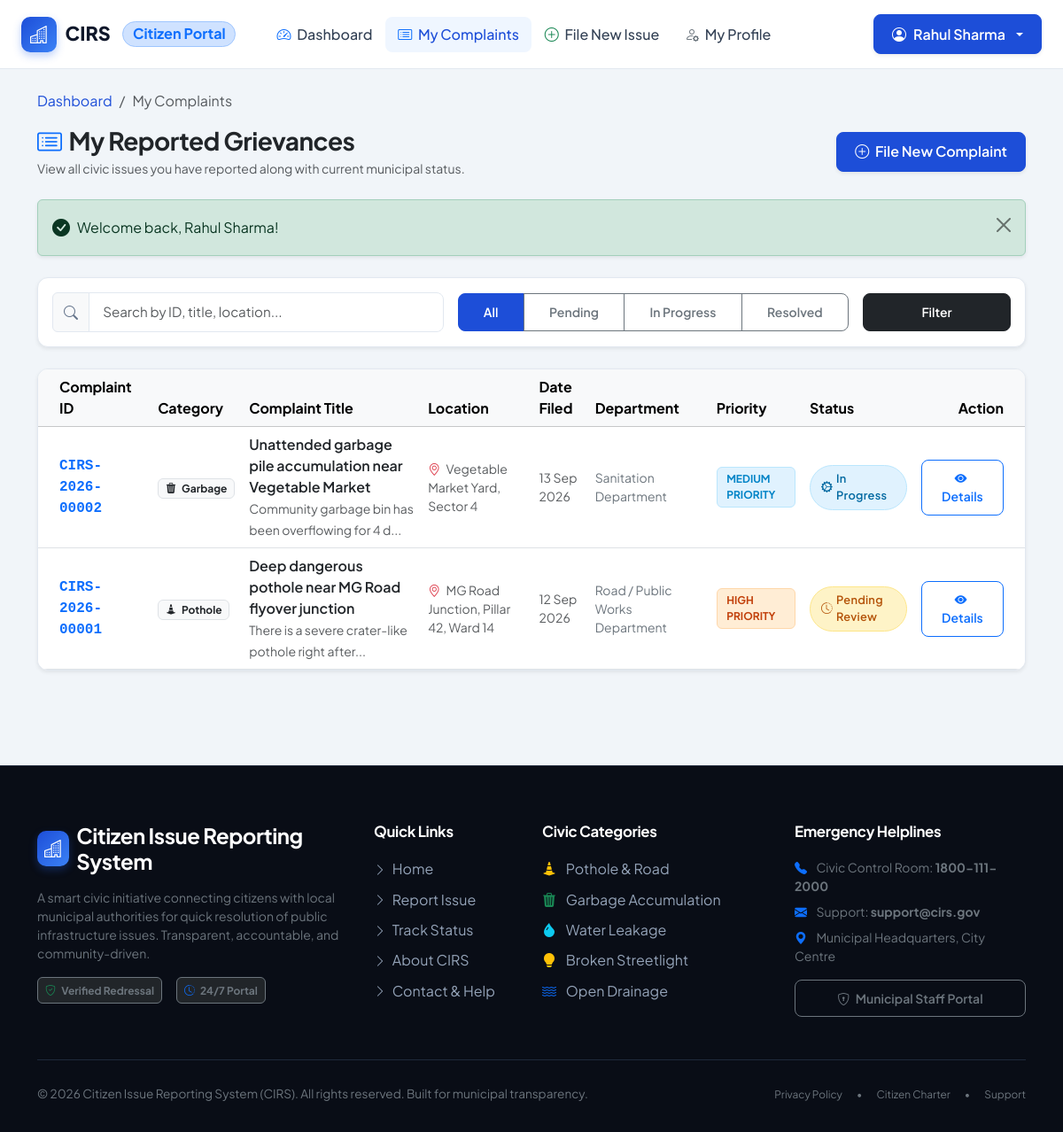
The page /citizen/complaints.php (signed in) on the database its author committed.
### tables this page shows
CREATE TABLE IF NOT EXISTS `complaints` (
  `id` INT AUTO_INCREMENT PRIMARY KEY,
  `complaint_id` VARCHAR(30) NOT NULL UNIQUE,
  `user_id` INT NOT NULL,
  `department_id` INT DEFAULT NULL,
  `category` ENUM('Pothole', 'Garbage', 'Water Leakage', 'Streetlight', 'Drainage', 'Illegal Dumping', 'Other') NOT NULL,
  `title` VARCHAR(200) NOT NULL,
  `description` TEXT NOT NULL,
  `location` VARCHAR(255) NOT NULL,
  `latitude` DECIMAL(10, 8) DEFAULT NULL,
  `longitude` DECIMAL(11, 8) DEFAULT NULL,
  `image` VARCHAR(255) DEFAULT NULL,
  `priority` ENUM('Low', 'Medium', 'High', 'Emergency') DEFAULT 'Medium',
  `status` ENUM('PENDING', 'IN PROGRESS', 'RESOLVED') DEFAULT 'PENDING',
  `is_verified` TINYINT(1) DEFAULT 0,
  `verified_at` TIMESTAMP NULL DEFAULT NULL,
  `assigned_at` TIMESTAMP NULL DEFAULT NULL,
  `resolved_at` TIMESTAMP NULL DEFAULT NULL,
  `created_at` TIMESTAMP DEFAULT CURRENT_TIMESTAMP,
  `updated_at` TIMESTAMP DEFAULT CURRENT_TIMESTAMP ON UPDATE CURRENT_TIMESTAMP,
  CONSTRAINT `fk_complaint_user` FOREIGN KEY (`user_id`) REFERENCES `users` (`id`) ON DELETE CASCADE,
  CONSTRAINT `fk_complaint_dept` FOREIGN KEY (`department_id`) REFERENCES `departments` (`id`) ON DELETE SET NULL
);

CREATE TABLE IF NOT EXISTS `departments` (
  `id` INT AUTO_INCREMENT PRIMARY KEY,
  `department_name` VARCHAR(100) NOT NULL,
  `category_keyword` VARCHAR(50) NOT NULL,
  `description` TEXT,
  `contact_email` VARCHAR(100),
  `phone` VARCHAR(20),
  `created_at` TIMESTAMP DEFAULT CURRENT_TIMESTAMP
);

### config/config.php (called while the page is built, shortened)
<?php
$CATEGORIES = [
    'Pothole' => [
        'icon' => 'bi-cone-striped',
        'color' => '#f59e0b',
        'dept_default' => 1,
        'desc' => 'Damaged road surface, craters, asphalt cracks, and uneven pavements.'
    ],
    'Garbage' => [
        'icon' => 'bi-trash3-fill',
        'color' => '#10b981',
        'dept_default' => 2,
        'desc' => 'Overflowing waste bins, unattended community trash, and foul odor.'
    ],
    'Water Leakage' => [
        'icon' => 'bi-droplet-fill',
        'color' => '#0284c7',
        'dept_default' => 3,
        'desc' => 'Broken supply mains, open hydrants, pipe bursts, and water wastage.'
    ],
    'Streetlight' => [
        'icon' => 'bi-lightbulb-fill',
        'color' => '#eab308',
        'dept_default' => 4,
        'desc' => 'Non-functioning street lamps, flickering lights, and dark stretches.'
    ],
    'Drainage' => [
        'icon' => 'bi-water',
        'color' => '#6366f1',
        'dept_default' => 5,
        'desc' => 'Clogged storm drains, missing manhole covers, and sewage overflow.'
    ],
    'Illegal Dumping' => [
        'icon' => 'bi-exclamation-triangle-fill',
        'color' => '#ef4444',
        'dept_default' => 2,
        'desc' => 'Unauthorized dumping of commercial or construction debris in public areas.'
    ],
    'Other' => [
        'icon' => 'bi-grid-fill',
        'color' => '#8b5cf6',
        'dept_default' => 6,
        'desc' => 'General civic infrastructure issues, encroachments, or public hazards.'
    ]
];
$STATUS_CONFIG = [
    'PENDING' => [
        'label' => 'Pending Review',
        'badge' => 'badge-pending',
        'color' => '#f59e0b',
        'icon' => 'bi-clock-history'
    ],
    'IN PROGRESS' => [
        'label' => 'In Progress',
        'badge' => 'badge-in-progress',
        'color' => '#0284c7',
        'icon' => 'bi-gear-wide-connected'
    ],
    'RESOLVED' => [
        'label' => 'Resolved',
        'badge' => 'badge-resolved',
        'color' => '#10b981',
        'icon' => 'bi-check-circle-fill'
    ]
];
$PRIORITY_CONFIG = [
    'Low' => [
        'label' => 'Low Priority',
        'badge' => 'badge-priority-low',
        'color' => '#64748b'
    ],
    'Medium' => [
        'label' => 'Medium Priority',
        'badge' => 'badge-priority-medium',
        'color' => '#0284c7'
    ],
    'High' => [
        'label' => 'High Priority',
        'badge' => 'badge-priority-high',
        'color' => '#ea580c'
    ],
    'Emergency' => [
        'label' => 'Emergency',
        'badge' => 'badge-priority-emergency',
        'color' => '#dc2626'
    ]
];

### citizen/complaints.php (the view, shortened to what this page needs)
<?php
require_once __DIR__ . '/../config/database.php';
require_once __DIR__ . '/../includes/functions.php';
$user = getCurrentUser($pdo);
$status_filter = $_GET['status'] ?? 'ALL';
$search_query = trim($_GET['search'] ?? '');
$sql = "SELECT c.*, d.department_name
        FROM complaints c
        LEFT JOIN departments d ON c.department_id = d.id
        WHERE c.user_id = :user_id";
$params = [':user_id' => $user['id']];
$sql .= " ORDER BY c.created_at DESC";
try {
    $stmt = $pdo->prepare($sql);
    $stmt->execute($params);
    $complaints = $stmt->fetchAll();
} catch (Exception $e) {
    $complaints = [];
}
require_once __DIR__ . '/../includes/header.php';
require_once __DIR__ . '/../includes/navbar.php';
?>
<main class="py-4">
    <div class="container">
        <nav aria-label="breadcrumb" class="mb-3">
            <ol class="breadcrumb small">
                <li class="breadcrumb-item"><a href="<?= BASE_URL ?>/citizen/dashboard.php">Dashboard</a></li>
                <li class="breadcrumb-item active" aria-current="page">My Complaints</li>
            </ol>
        </nav>
        <div class="d-flex flex-column flex-md-row justify-content-between align-items-md-center gap-3 mb-4">
            <div>
                <h3 class="fw-bold mb-1 text-dark"><i class="bi bi-card-list text-primary me-2"></i>My Reported Grievances</h3>
                <p class="text-muted small mb-0">View all civic issues you have reported along with current municipal status.</p>
            </div>
            <a href="<?= BASE_URL ?>/citizen/file_complaint.php" class="btn btn-primary shadow-sm">
                <i class="bi bi-plus-circle me-1"></i> File New Complaint
            </a>
        </div>
        <?php renderFlash(); ?>
        <div class="cirs-card p-3 mb-4 bg-white shadow-sm">
            <form action="<?= BASE_URL ?>/citizen/complaints.php" method="GET" class="row g-3 align-items-center">
                <div class="col-md-5">
                    <div class="input-group">
                        <span class="input-group-text bg-light"><i class="bi bi-search"></i></span>
                        <input type="text" name="search" class="form-control" placeholder="Search by ID, title, location..." value="<?= sanitize($search_query) ?>">
                    </div>
                </div>
                <div class="col-md-5">
                    <div class="btn-group w-100" role="group">
                        <a href="<?= BASE_URL ?>/citizen/complaints.php?status=ALL" class="btn btn-sm <?= ($status_filter === 'ALL' || empty($status_filter)) ? 'btn-primary' : 'btn-outline-secondary' ?>">
                            All
                        </a>
                        <a href="<?= BASE_URL ?>/citizen/complaints.php?status=PENDING" class="btn btn-sm <?= ($status_filter === 'PENDING') ? 'btn-warning text-dark' : 'btn-outline-secondary' ?>">
                            Pending
                        </a>
                        <a href="<?= BASE_URL ?>/citizen/complaints.php?status=IN PROGRESS" class="btn btn-sm <?= ($status_filter === 'IN PROGRESS') ? 'btn-info text-white' : 'btn-outline-secondary' ?>">
                            In Progress
                        </a>
                        <a href="<?= BASE_URL ?>/citizen/complaints.php?status=RESOLVED" class="btn btn-sm <?= ($status_filter === 'RESOLVED') ? 'btn-success' : 'btn-outline-secondary' ?>">
                            Resolved
                        </a>
                    </div>
                </div>
                <div class="col-md-2">
                    <button type="submit" class="btn btn-dark btn-sm w-100">
                        Filter
                    </button>
                </div>
            </form>
        </div>
        <div class="cirs-card shadow-sm bg-white">
            <div class="cirs-card-body p-0">
                <?php if (empty($complaints)): ?>
                    <div class="text-center py-5">
                        <i class="bi bi-inbox text-muted fs-1 d-block mb-3"></i>
                        <h6 class="fw-bold text-dark">No complaints found matching your criteria</h6>
                        <p class="text-muted small mb-3">Try clearing filters or search parameters.</p>
                        <a href="<?= BASE_URL ?>/citizen/complaints.php" class="btn btn-outline-secondary btn-sm me-2">Clear Filters</a>
                        <a href="<?= BASE_URL ?>/citizen/file_complaint.php" class="btn btn-primary btn-sm">Report New Issue</a>
                    </div>
                <?php else: ?>
                    <div class="table-responsive">
                        <table class="table table-hover align-middle mb-0">
                            <thead class="table-light">
                                <tr>
                                    <th class="ps-4">Complaint ID</th>
                                    <th>Category</th>
                                    <th>Complaint Title</th>
                                    <th>Location</th>
                                    <th>Date Filed</th>
                                    <th>Department</th>
                                    <th>Priority</th>
                                    <th>Status</th>
                                    <th class="text-end pe-4">Action</th>
                                </tr>
                            </thead>
                            <tbody>
                                <?php foreach ($complaints as $c): ?>
                                    <tr>
                                        <td class="ps-4 font-monospace fw-bold text-primary">
                                            <?= sanitize($c['complaint_id']) ?>
                                        </td>
                                        <td>
                                            <span class="badge bg-light text-dark border">
                                                <i class="bi <?= $CATEGORIES[$c['category']]['icon'] ?? 'bi-tag' ?> me-1"></i>
                                                <?= sanitize($c['category']) ?>
                                            </span>
                                        </td>
                                        <td>
                                            <div class="fw-semibold text-dark"><?= sanitize($c['title']) ?></div>
                                            <small class="text-muted"><?= sanitize(substr($c['description'], 0, 50)) ?>...</small>
                                        </td>
                                        <td class="small text-muted">
                                            <i class="bi bi-geo-alt text-danger me-1"></i> <?= sanitize($c['location']) ?>
                                        </td>
                                        <td class="small text-muted">
                                            <?= formatDate($c['created_at'], 'd M Y') ?>
                                        </td>
                                        <td class="small text-secondary">
                                            <?= sanitize($c['department_name'] ?? 'Pending Assignment') ?>
                                        </td>
                                        <td>
                                            <?= getPriorityBadge($c['priority']) ?>
                                        </td>
                                        <td>
                                            <?= getStatusBadge($c['status']) ?>
                                        </td>
                                        <td class="text-end pe-4">
                                            <a href="<?= BASE_URL ?>/citizen/complaint_details.php?id=<?= $c['id'] ?>" class="btn btn-outline-primary btn-sm">
                                                <i class="bi bi-eye-fill me-1"></i> Details
                                            </a>
                                        </td>
                                    </tr>
                                <?php endforeach; ?>
                            </tbody>
                        </table>
                    </div>
                <?php endif; ?>
            </div>
        </div>
    </div>
</main>
<?php require_once __DIR__ . '/../includes/footer.php'; ?>

### includes/functions.php (shortened to what this page needs)
<?php
require_once __DIR__ . '/../config/config.php';
function sanitize($data) {
    return htmlspecialchars(trim((string)$data), ENT_QUOTES, 'UTF-8');
}
function getFlash() {
    if (isset($_SESSION['flash'])) {
        $flash = $_SESSION['flash'];
        return $flash;
    }
    return null;
}
function renderFlash() {
    $flash = getFlash();
    if ($flash) {
        $type = $flash['type'];
        $icon = 'bi-info-circle-fill';
        if ($type === 'success') $icon = 'bi-check-circle-fill';
        echo '<div class="alert alert-' . sanitize($type) . ' alert-dismissible fade show d-flex align-items-center mb-4 shadow-sm" role="alert">
            <i class="bi ' . $icon . ' fs-5 me-2"></i>
            <div>' . sanitize($flash['message']) . '</div>
            <button type="button" class="btn-close ms-auto" data-bs-dismiss="alert" aria-label="Close"></button>
        </div>';
    }
}
function getStatusBadge($status) {
    global $STATUS_CONFIG;
    $status = strtoupper($status);
    $conf = $STATUS_CONFIG[$status] ?? [
        'label' => $status,
        'badge' => 'badge-pending',
        'icon' => 'bi-clock'
    ];
    return '<span class="status-badge ' . $conf['badge'] . '"><i class="bi ' . $conf['icon'] . ' me-1"></i>' . $conf['label'] . '</span>';
}
function getPriorityBadge($priority) {
    global $PRIORITY_CONFIG;
    $conf = $PRIORITY_CONFIG[$priority] ?? [
        'label' => $priority,
        'badge' => 'badge-priority-medium'
    ];
    return '<span class="priority-badge ' . $conf['badge'] . '">' . $conf['label'] . '</span>';
}
function formatDate($datetime, $format = 'd M Y, h:i A') {
    return date($format, strtotime($datetime));
}

### rows shown on the page
complaints: complaint "CIRS-2026-00002", category "Garbage", title "Unattended garbage pile accumulation near Vegetable Market", description "Community garbage bin has been overflowing for 4 d", location "Vegetable Market Yard, Sector 4", created_at "13 Sep 2026", department.department_name "Sanitation Department", priority "MEDIUM PRIORITY", status "In Progress"
complaints: complaint "CIRS-2026-00001", category "Pothole", title "Deep dangerous pothole near MG Road flyover junction", description "There is a severe crater-like pothole right after", location "MG Road Junction, Pillar 42, Ward 14", created_at "12 Sep 2026", department.department_name "Road / Public Works Department", priority "HIGH PRIORITY", status "Pending Review"

### other values the page prints
APP_SHORT_NAME "CIRS"
$_SESSION['user_name'] "Rahul Sharma"
$flash['message'] "Welcome back, Rahul Sharma!"
APP_NAME "Citizen Issue Reporting System"
APP_YEAR "2026"
